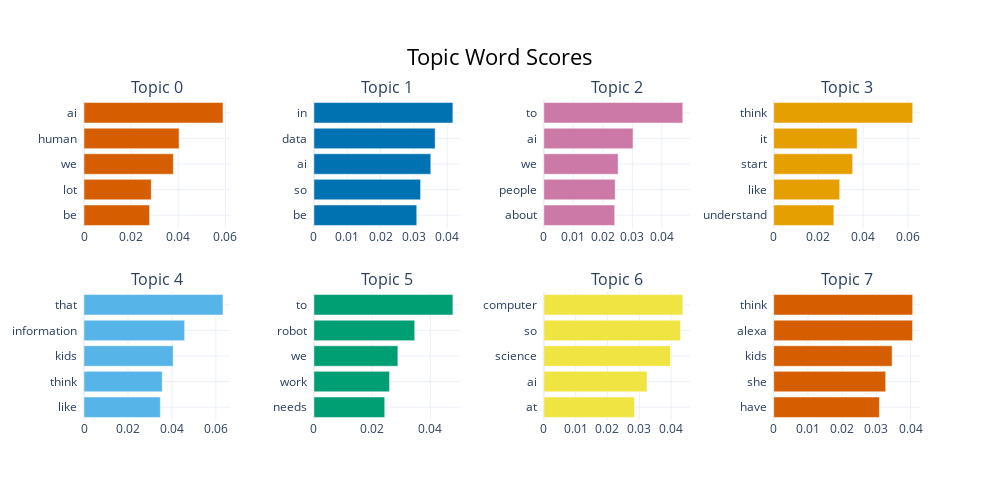

The notebook cell this image was saved under:
### Code cell
mmr_topic_model.visualize_barchart()

### Figure 1 — Plotly figure (JSON) as saved in the notebook; plotly's stock layout.template omitted (floating-point values rounded to 4 significant figures)
{"data": [{"marker": {"color": "#D55E00"}, "orientation": "h", "type": "bar", "x": [0.02784, 0.02854, 0.03792, 0.04034, 0.05898], "xaxis": "x", "y": ["be  ", "lot  ", "we  ", "human  ", "ai  "], "yaxis": "y"}, {"marker": {"color": "#0072B2"}, "orientation": "h", "type": "bar", "x": [0.03086, 0.03201, 0.03508, 0.03639, 0.04171], "xaxis": "x2", "y": ["be  ", "so  ", "ai  ", "data  ", "in  "], "yaxis": "y2"}, {"marker": {"color": "#CC79A7"}, "orientation": "h", "type": "bar", "x": [0.02405, 0.02419, 0.02519, 0.03025, 0.04711], "xaxis": "x3", "y": ["about  ", "people  ", "we  ", "ai  ", "to  "], "yaxis": "y3"}, {"marker": {"color": "#E69F00"}, "orientation": "h", "type": "bar", "x": [0.02689, 0.02952, 0.0353, 0.03731, 0.06215], "xaxis": "x4", "y": ["understand  ", "like  ", "start  ", "it  ", "think  "], "yaxis": "y4"}, {"marker": {"color": "#56B4E9"}, "orientation": "h", "type": "bar", "x": [0.03473, 0.0356, 0.04059, 0.04579, 0.06325], "xaxis": "x5", "y": ["like  ", "think  ", "kids  ", "information  ", "that  "], "yaxis": "y5"}, {"marker": {"color": "#009E73"}, "orientation": "h", "type": "bar", "x": [0.02434, 0.026, 0.02885, 0.03465, 0.04776], "xaxis": "x6", "y": ["needs  ", "work  ", "we  ", "robot  ", "to  "], "yaxis": "y6"}, {"marker": {"color": "#F0E442"}, "orientation": "h", "type": "bar", "x": [0.02847, 0.03241, 0.03981, 0.04294, 0.04365], "xaxis": "x7", "y": ["at  ", "ai  ", "science  ", "so  ", "computer  "], "yaxis": "y7"}, {"marker": {"color": "#D55E00"}, "orientation": "h", "type": "bar", "x": [0.0309, 0.03274, 0.03461, 0.0406, 0.04063], "xaxis": "x8", "y": ["have  ", "she  ", "kids  ", "alexa  ", "think  "], "yaxis": "y8"}], "layout": {"annotations": [{"font": {"size": 16}, "showarrow": false, "text": "Topic 0", "x": 0.0875, "xanchor": "center", "xref": "paper", "y": 1, "yanchor": "bottom", "yref": "paper"}, {"font": {"size": 16}, "showarrow": false, "text": "Topic 1", "x": 0.3625, "xanchor": "center", "xref": "paper", "y": 1, "yanchor": "bottom", "yref": "paper"}, {"font": {"size": 16}, "showarrow": false, "text": "Topic 2", "x": 0.6375, "xanchor": "center", "xref": "paper", "y": 1, "yanchor": "bottom", "yref": "paper"}, {"font": {"size": 16}, "showarrow": false, "text": "Topic 3", "x": 0.9125, "xanchor": "center", "xref": "paper", "y": 1, "yanchor": "bottom", "yref": "paper"}, {"font": {"size": 16}, "showarrow": false, "text": "Topic 4", "x": 0.0875, "xanchor": "center", "xref": "paper", "y": 0.4, "yanchor": "bottom", "yref": "paper"}, {"font": {"size": 16}, "showarrow": false, "text": "Topic 5", "x": 0.3625, "xanchor": "center", "xref": "paper", "y": 0.4, "yanchor": "bottom", "yref": "paper"}, {"font": {"size": 16}, "showarrow": false, "text": "Topic 6", "x": 0.6375, "xanchor": "center", "xref": "paper", "y": 0.4, "yanchor": "bottom", "yref": "paper"}, {"font": {"size": 16}, "showarrow": false, "text": "Topic 7", "x": 0.9125, "xanchor": "center", "xref": "paper", "y": 0.4, "yanchor": "bottom", "yref": "paper"}], "height": 500, "hoverlabel": {"bgcolor": "white", "font": {"family": "Rockwell", "size": 16}}, "showlegend": false, "title": {"font": {"color": "Black", "size": 22}, "text": "Topic Word Scores", "x": 0.5, "xanchor": "center", "yanchor": "top"}, "width": 1000, "xaxis": {"anchor": "y", "domain": [0, 0.175], "showgrid": true}, "xaxis2": {"anchor": "y2", "domain": [0.275, 0.45], "showgrid": true}, "xaxis3": {"anchor": "y3", "domain": [0.55, 0.725], "showgrid": true}, "xaxis4": {"anchor": "y4", "domain": [0.825, 1], "showgrid": true}, "xaxis5": {"anchor": "y5", "domain": [0, 0.175], "showgrid": true}, "xaxis6": {"anchor": "y6", "domain": [0.275, 0.45], "showgrid": true}, "xaxis7": {"anchor": "y7", "domain": [0.55, 0.725], "showgrid": true}, "xaxis8": {"anchor": "y8", "domain": [0.825, 1], "showgrid": true}, "yaxis": {"anchor": "x", "domain": [0.6, 1], "showgrid": true}, "yaxis2": {"anchor": "x2", "domain": [0.6, 1], "showgrid": true}, "yaxis3": {"anchor": "x3", "domain": [0.6, 1], "showgrid": true}, "yaxis4": {"anchor": "x4", "domain": [0.6, 1], "showgrid": true}, "yaxis5": {"anchor": "x5", "domain": [0, 0.4], "showgrid": true}, "yaxis6": {"anchor": "x6", "domain": [0, 0.4], "showgrid": true}, "yaxis7": {"anchor": "x7", "domain": [0, 0.4], "showgrid": true}, "yaxis8": {"anchor": "x8", "domain": [0, 0.4], "showgrid": true}}}
